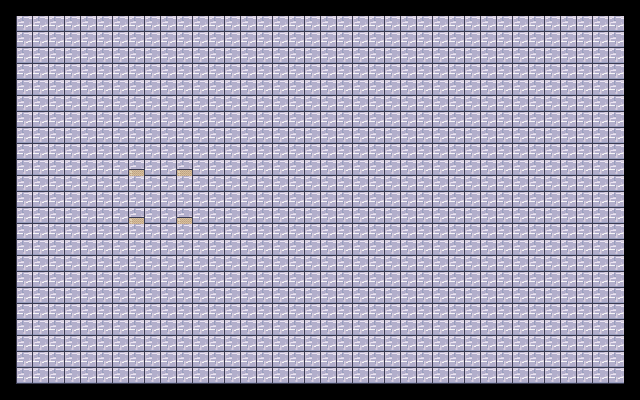

Rendered tile map (Tiled .tmx) drawn with the repository's tilesets; below, a short description and the map source with its tile grids summarised:
An orthogonal 40x25 tile map with 16x16 px tiles, 3 tile layers (floor, walls, objects_1), 2 tilesets and 1 object (start).

<map version="1.9" tiledversion="1.9.2" orientation="orthogonal" renderorder="right-down" width="40" height="25" tilewidth="16" tileheight="16" infinite="0" nextlayerid="5" nextobjectid="1">
 <tileset firstgid="1" source="Room_Builder_Office.tsx" />
 <tileset firstgid="225" source="Modern_Office.tsx" />
 <layer id="1" name="floor" width="40" height="25">
  <data>[1000 cells, 874 non-empty, 1 distinct tile ids]</data>
 </layer>
 <layer id="2" name="walls" width="40" height="25">
  <data>[1000 cells, 126 non-empty, 1 distinct tile ids]</data>
 </layer>
 <layer id="3" name="objects_1" width="40" height="25">
  <data>[1000 cells, 4 non-empty, 1 distinct tile ids]</data>
 </layer>
 <objectgroup id="4" name="spawn">
  <object id="1" name="start" class="start" x="32" y="32">
   <point />
  </object>
 </objectgroup>
</map>
